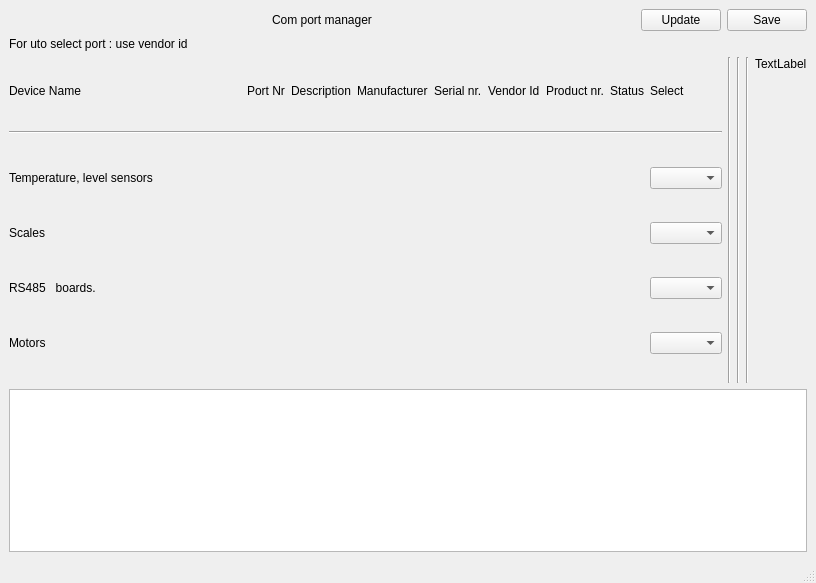
<?xml version="1.0" encoding="UTF-8"?>
<ui version="4.0">
 <class>HwPorts</class>
 <widget class="QMainWindow" name="HwPorts">
  <property name="geometry">
   <rect>
    <x>0</x>
    <y>0</y>
    <width>816</width>
    <height>583</height>
   </rect>
  </property>
  <property name="windowTitle">
   <string>MainWindow</string>
  </property>
  <widget class="QWidget" name="centralwidget">
   <layout class="QVBoxLayout" name="verticalLayout_4" stretch="1,0,10,5">
    <item>
     <layout class="QHBoxLayout" name="horizontalLayout_2">
      <item>
       <spacer name="horizontalSpacer_2">
        <property name="orientation">
         <enum>Qt::Horizontal</enum>
        </property>
        <property name="sizeHint" stdset="0">
         <size>
          <width>40</width>
          <height>20</height>
         </size>
        </property>
       </spacer>
      </item>
      <item>
       <widget class="QLabel" name="label_2">
        <property name="text">
         <string>Com port manager</string>
        </property>
       </widget>
      </item>
      <item>
       <spacer name="horizontalSpacer">
        <property name="orientation">
         <enum>Qt::Horizontal</enum>
        </property>
        <property name="sizeHint" stdset="0">
         <size>
          <width>40</width>
          <height>20</height>
         </size>
        </property>
       </spacer>
      </item>
      <item>
       <widget class="QPushButton" name="pushButton_Update">
        <property name="text">
         <string>Update</string>
        </property>
       </widget>
      </item>
      <item>
       <widget class="QPushButton" name="pushButton_Save">
        <property name="text">
         <string>Save</string>
        </property>
       </widget>
      </item>
     </layout>
    </item>
    <item>
     <layout class="QVBoxLayout" name="verticalLayout_5">
      <item>
       <widget class="QLabel" name="label_9">
        <property name="text">
         <string>For uto select port : use vendor id</string>
        </property>
       </widget>
      </item>
     </layout>
    </item>
    <item>
     <layout class="QHBoxLayout" name="horizontalLayout_3" stretch="0,0,0,0,0">
      <item>
       <layout class="QGridLayout" name="gridLayout" rowstretch="1,0,0,0,0,0" columnstretch="5,0,0,0,0,0,0,0,0">
        <item row="0" column="6">
         <widget class="QLabel" name="label_23">
          <property name="text">
           <string>Product nr.</string>
          </property>
         </widget>
        </item>
        <item row="0" column="0">
         <widget class="QLabel" name="label_6">
          <property name="text">
           <string>Device Name</string>
          </property>
         </widget>
        </item>
        <item row="4" column="8">
         <widget class="QComboBox" name="comboBox_R3">
          <property name="sizePolicy">
           <sizepolicy hsizetype="Fixed" vsizetype="Fixed">
            <horstretch>5</horstretch>
            <verstretch>5</verstretch>
           </sizepolicy>
          </property>
          <property name="maximumSize">
           <size>
            <width>300</width>
            <height>16777215</height>
           </size>
          </property>
         </widget>
        </item>
        <item row="5" column="6">
         <widget class="QLabel" name="label_R4_pr_nr">
          <property name="text">
           <string/>
          </property>
         </widget>
        </item>
        <item row="0" column="3">
         <widget class="QLabel" name="label_22">
          <property name="text">
           <string>Manufacturer</string>
          </property>
         </widget>
        </item>
        <item row="4" column="6">
         <widget class="QLabel" name="label_R3_pr_nr">
          <property name="text">
           <string/>
          </property>
         </widget>
        </item>
        <item row="3" column="5">
         <widget class="QLabel" name="label_R2_vend">
          <property name="text">
           <string/>
          </property>
         </widget>
        </item>
        <item row="2" column="2">
         <widget class="QLabel" name="label_R1_desc">
          <property name="text">
           <string/>
          </property>
         </widget>
        </item>
        <item row="2" column="1">
         <widget class="QLabel" name="label_R1_port">
          <property name="text">
           <string/>
          </property>
         </widget>
        </item>
        <item row="2" column="5">
         <widget class="QLabel" name="label_R1_vend">
          <property name="text">
           <string/>
          </property>
         </widget>
        </item>
        <item row="0" column="2">
         <widget class="QLabel" name="label_18">
          <property name="text">
           <string>Description</string>
          </property>
         </widget>
        </item>
        <item row="5" column="4">
         <widget class="QLabel" name="label_R4_ser">
          <property name="text">
           <string/>
          </property>
         </widget>
        </item>
        <item row="3" column="6">
         <widget class="QLabel" name="label_R2_pr_nr">
          <property name="text">
           <string/>
          </property>
         </widget>
        </item>
        <item row="3" column="7">
         <widget class="QLabel" name="label_R2_stat">
          <property name="text">
           <string/>
          </property>
         </widget>
        </item>
        <item row="4" column="0">
         <widget class="QLabel" name="label_4">
          <property name="text">
           <string>RS485   boards.</string>
          </property>
         </widget>
        </item>
        <item row="4" column="4">
         <widget class="QLabel" name="label_R3_ser">
          <property name="text">
           <string/>
          </property>
         </widget>
        </item>
        <item row="0" column="8">
         <widget class="QLabel" name="label_8">
          <property name="sizePolicy">
           <sizepolicy hsizetype="Fixed" vsizetype="Fixed">
            <horstretch>5</horstretch>
            <verstretch>5</verstretch>
           </sizepolicy>
          </property>
          <property name="text">
           <string>Select</string>
          </property>
         </widget>
        </item>
        <item row="3" column="2">
         <widget class="QLabel" name="label_R2_desc">
          <property name="text">
           <string/>
          </property>
         </widget>
        </item>
        <item row="3" column="4">
         <widget class="QLabel" name="label_R2_ser">
          <property name="text">
           <string/>
          </property>
         </widget>
        </item>
        <item row="0" column="5">
         <widget class="QLabel" name="label_30">
          <property name="text">
           <string>Vendor Id</string>
          </property>
         </widget>
        </item>
        <item row="3" column="0">
         <widget class="QLabel" name="label_5">
          <property name="text">
           <string>Scales</string>
          </property>
         </widget>
        </item>
        <item row="5" column="0">
         <widget class="QLabel" name="label">
          <property name="text">
           <string>Motors</string>
          </property>
         </widget>
        </item>
        <item row="2" column="3">
         <widget class="QLabel" name="label_R1_man">
          <property name="text">
           <string/>
          </property>
         </widget>
        </item>
        <item row="5" column="7">
         <widget class="QLabel" name="label_R4_stat">
          <property name="text">
           <string/>
          </property>
         </widget>
        </item>
        <item row="4" column="2">
         <widget class="QLabel" name="label_R3_desc">
          <property name="text">
           <string/>
          </property>
         </widget>
        </item>
        <item row="3" column="1">
         <widget class="QLabel" name="label_R2_port">
          <property name="text">
           <string/>
          </property>
         </widget>
        </item>
        <item row="3" column="8">
         <widget class="QComboBox" name="comboBox_R2">
          <property name="sizePolicy">
           <sizepolicy hsizetype="Fixed" vsizetype="Fixed">
            <horstretch>5</horstretch>
            <verstretch>5</verstretch>
           </sizepolicy>
          </property>
          <property name="maximumSize">
           <size>
            <width>300</width>
            <height>16777215</height>
           </size>
          </property>
         </widget>
        </item>
        <item row="1" column="0" colspan="9">
         <widget class="Line" name="line_4">
          <property name="orientation">
           <enum>Qt::Horizontal</enum>
          </property>
         </widget>
        </item>
        <item row="5" column="3">
         <widget class="QLabel" name="label_R4_man">
          <property name="text">
           <string/>
          </property>
         </widget>
        </item>
        <item row="3" column="3">
         <widget class="QLabel" name="label_R2_man">
          <property name="text">
           <string/>
          </property>
         </widget>
        </item>
        <item row="2" column="8">
         <widget class="QComboBox" name="comboBox_R1">
          <property name="sizePolicy">
           <sizepolicy hsizetype="Fixed" vsizetype="Fixed">
            <horstretch>5</horstretch>
            <verstretch>5</verstretch>
           </sizepolicy>
          </property>
          <property name="maximumSize">
           <size>
            <width>300</width>
            <height>16777215</height>
           </size>
          </property>
         </widget>
        </item>
        <item row="4" column="5">
         <widget class="QLabel" name="label_R3_vend">
          <property name="text">
           <string/>
          </property>
         </widget>
        </item>
        <item row="2" column="6">
         <widget class="QLabel" name="label_R1_pr_nr">
          <property name="text">
           <string/>
          </property>
         </widget>
        </item>
        <item row="0" column="7">
         <widget class="QLabel" name="label_7">
          <property name="text">
           <string>Status</string>
          </property>
         </widget>
        </item>
        <item row="4" column="1">
         <widget class="QLabel" name="label_R3_port">
          <property name="text">
           <string/>
          </property>
         </widget>
        </item>
        <item row="4" column="3">
         <widget class="QLabel" name="label_R3_man">
          <property name="text">
           <string/>
          </property>
         </widget>
        </item>
        <item row="5" column="5">
         <widget class="QLabel" name="label_R4_vend">
          <property name="text">
           <string/>
          </property>
         </widget>
        </item>
        <item row="5" column="1">
         <widget class="QLabel" name="label_R4_port">
          <property name="text">
           <string/>
          </property>
         </widget>
        </item>
        <item row="4" column="7">
         <widget class="QLabel" name="label_R3_stat">
          <property name="text">
           <string/>
          </property>
         </widget>
        </item>
        <item row="2" column="4">
         <widget class="QLabel" name="label_R1_ser">
          <property name="text">
           <string/>
          </property>
         </widget>
        </item>
        <item row="0" column="4">
         <widget class="QLabel" name="label_29">
          <property name="text">
           <string>Serial nr.</string>
          </property>
         </widget>
        </item>
        <item row="0" column="1">
         <widget class="QLabel" name="label_11">
          <property name="text">
           <string>Port Nr</string>
          </property>
         </widget>
        </item>
        <item row="2" column="0">
         <widget class="QLabel" name="label_35">
          <property name="text">
           <string>Temperature, level sensors</string>
          </property>
         </widget>
        </item>
        <item row="5" column="8">
         <widget class="QComboBox" name="comboBox_R4">
          <property name="sizePolicy">
           <sizepolicy hsizetype="Fixed" vsizetype="Fixed">
            <horstretch>5</horstretch>
            <verstretch>5</verstretch>
           </sizepolicy>
          </property>
          <property name="maximumSize">
           <size>
            <width>300</width>
            <height>16777215</height>
           </size>
          </property>
         </widget>
        </item>
        <item row="2" column="7">
         <widget class="QLabel" name="label_R1_stat">
          <property name="text">
           <string/>
          </property>
         </widget>
        </item>
        <item row="5" column="2">
         <widget class="QLabel" name="label_R4_desc">
          <property name="text">
           <string/>
          </property>
         </widget>
        </item>
       </layout>
      </item>
      <item>
       <widget class="Line" name="line">
        <property name="orientation">
         <enum>Qt::Vertical</enum>
        </property>
       </widget>
      </item>
      <item>
       <widget class="Line" name="line_3">
        <property name="orientation">
         <enum>Qt::Vertical</enum>
        </property>
       </widget>
      </item>
      <item>
       <widget class="Line" name="line_2">
        <property name="orientation">
         <enum>Qt::Vertical</enum>
        </property>
       </widget>
      </item>
      <item>
       <layout class="QVBoxLayout" name="verticalLayout">
        <item>
         <widget class="QLabel" name="label_3">
          <property name="text">
           <string>TextLabel</string>
          </property>
         </widget>
        </item>
        <item>
         <spacer name="verticalSpacer">
          <property name="orientation">
           <enum>Qt::Vertical</enum>
          </property>
          <property name="sizeHint" stdset="0">
           <size>
            <width>20</width>
            <height>40</height>
           </size>
          </property>
         </spacer>
        </item>
       </layout>
      </item>
     </layout>
    </item>
    <item>
     <layout class="QVBoxLayout" name="verticalLayout_3">
      <item>
       <widget class="QTextEdit" name="textEditInfo"/>
      </item>
     </layout>
    </item>
   </layout>
  </widget>
  <widget class="QMenuBar" name="menubar">
   <property name="geometry">
    <rect>
     <x>0</x>
     <y>0</y>
     <width>816</width>
     <height>21</height>
    </rect>
   </property>
  </widget>
  <widget class="QStatusBar" name="statusbar"/>
 </widget>
 <resources/>
 <connections/>
</ui>
